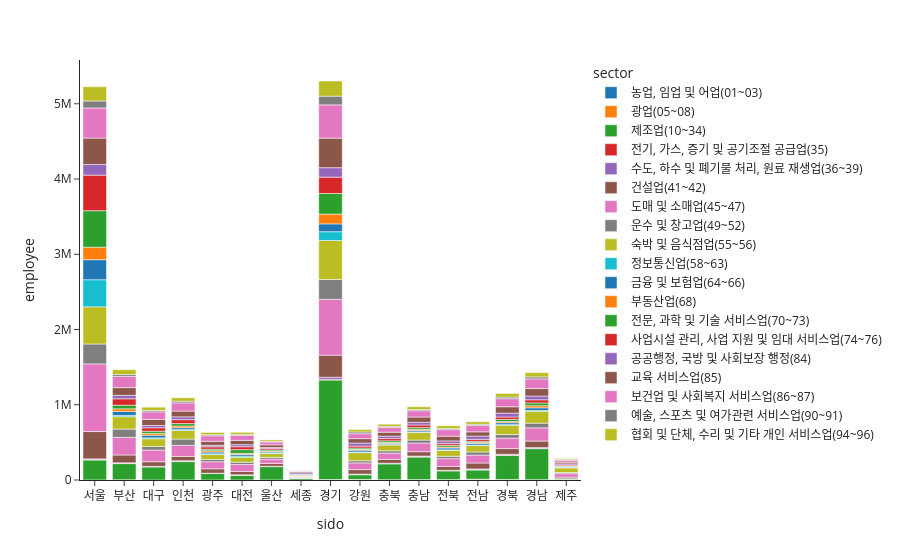

Notebook cell for this chart:
### Code cell
fig = px.bar(industry_2019, 
             x="sido", 
             y="employee", 
             color="sector", 
             template="simple_white"
            )
fig.show()

### Figure 1 — Plotly figure (JSON) as saved in the notebook; plotly's stock layout.template omitted (floating-point values rounded to 4 significant figures)
{"data": [{"hovertemplate": "sector=농업, 임업 및 어업(01~03)<br>sido=%{x}<br>employee=%{y}<extra></extra>", "legendgroup": "농업, 임업 및 어업(01~03)", "marker": {"color": "#1F77B4", "pattern": {"shape": ""}}, "name": "농업, 임업 및 어업(01~03)", "orientation": "v", "showlegend": true, "textposition": "auto", "type": "bar", "x": ["서울", "부산", "대구", "인천", "광주", "대전", "울산", "세종", "경기", "강원", "충북", "충남", "전북", "전남", "경북", "경남", "제주"], "xaxis": "x", "y": [426, 3495, 414, 209, 341, 388, 178, 126, 5051, 3165, 2716, 4662, 3918, 8038, 4877, 3372, 2544], "yaxis": "y"}, {"hovertemplate": "sector=광업(05~08)<br>sido=%{x}<br>employee=%{y}<extra></extra>", "legendgroup": "광업(05~08)", "marker": {"color": "#FF7F0E", "pattern": {"shape": ""}}, "name": "광업(05~08)", "orientation": "v", "showlegend": true, "textposition": "auto", "type": "bar", "x": ["서울", "부산", "대구", "인천", "광주", "대전", "울산", "세종", "경기", "강원", "충북", "충남", "전북", "전남", "경북", "경남", "제주"], "xaxis": "x", "y": [43, 107, 24, 531, 41, 25, 317, 114, 1589, 4562, 1062, 763, 970, 2638, 1168, 756, 177], "yaxis": "y"}, {"hovertemplate": "sector=제조업(10~34)<br>sido=%{x}<br>employee=%{y}<extra></extra>", "legendgroup": "제조업(10~34)", "marker": {"color": "#2CA02C", "pattern": {"shape": ""}}, "name": "제조업(10~34)", "orientation": "v", "showlegend": true, "textposition": "auto", "type": "bar", "x": ["서울", "부산", "대구", "인천", "광주", "대전", "울산", "세종", "경기", "강원", "충북", "충남", "전북", "전남", "경북", "경남", "제주"], "xaxis": "x", "y": [265273, 214649, 174311, 244352, 85858, 63480, 177173, 20555, 1321095, 61976, 212108, 299436, 117056, 122103, 319306, 412713, 12373], "yaxis": "y"}, {"hovertemplate": "sector=전기, 가스, 증기 및 공기조절 공급업(35)<br>sido=%{x}<br>employee=%{y}<extra></extra>", "legendgroup": "전기, 가스, 증기 및 공기조절 공급업(35)", "marker": {"color": "#D62728", "pattern": {"shape": ""}}, "name": "전기, 가스, 증기 및 공기조절 공급업(35)", "orientation": "v", "showlegend": true, "textposition": "auto", "type": "bar", "x": ["서울", "부산", "대구", "인천", "광주", "대전", "울산", "세종", "경기", "강원", "충북", "충남", "전북", "전남", "경북", "경남", "제주"], "xaxis": "x", "y": [6234, 3927, 2613, 4069, 1671, 1851, 2303, 545, 9005, 3724, 1539, 6610, 2670, 7620, 7198, 4535, 1412], "yaxis": "y"}, {"hovertemplate": "sector=수도, 하수 및 폐기물 처리, 원료 재생업(36~39)<br>sido=%{x}<br>employee=%{y}<extra></extra>", "legendgroup": "수도, 하수 및 폐기물 처리, 원료 재생업(36~39)", "marker": {"color": "#9467BD", "pattern": {"shape": ""}}, "name": "수도, 하수 및 폐기물 처리, 원료 재생업(36~39)", "orientation": "v", "showlegend": true, "textposition": "auto", "type": "bar", "x": ["서울", "부산", "대구", "인천", "광주", "대전", "울산", "세종", "경기", "강원", "충북", "충남", "전북", "전남", "경북", "경남", "제주"], "xaxis": "x", "y": [9158, 6867, 4155, 7096, 2216, 3375, 2301, 601, 28916, 4928, 5454, 6878, 5090, 6644, 9570, 9736, 1100], "yaxis": "y"}, {"hovertemplate": "sector=건설업(41~42)<br>sido=%{x}<br>employee=%{y}<extra></extra>", "legendgroup": "건설업(41~42)", "marker": {"color": "#8C564B", "pattern": {"shape": ""}}, "name": "건설업(41~42)", "orientation": "v", "showlegend": true, "textposition": "auto", "type": "bar", "x": ["서울", "부산", "대구", "인천", "광주", "대전", "울산", "세종", "경기", "강원", "충북", "충남", "전북", "전남", "경북", "경남", "제주"], "xaxis": "x", "y": [362785, 102948, 61491, 56774, 58962, 44661, 38417, 6216, 292943, 59981, 50322, 57902, 50601, 78492, 75421, 86226, 20324], "yaxis": "y"}, {"hovertemplate": "sector=도매 및 소매업(45~47)<br>sido=%{x}<br>employee=%{y}<extra></extra>", "legendgroup": "도매 및 소매업(45~47)", "marker": {"color": "#E377C2", "pattern": {"shape": ""}}, "name": "도매 및 소매업(45~47)", "orientation": "v", "showlegend": true, "textposition": "auto", "type": "bar", "x": ["서울", "부산", "대구", "인천", "광주", "대전", "울산", "세종", "경기", "강원", "충북", "충남", "전북", "전남", "경북", "경남", "제주"], "xaxis": "x", "y": [899642, 234742, 154973, 147971, 94194, 92180, 57099, 9603, 742267, 88824, 84157, 114902, 102998, 105159, 138239, 176361, 46341], "yaxis": "y"}, {"hovertemplate": "sector=운수 및 창고업(49~52)<br>sido=%{x}<br>employee=%{y}<extra></extra>", "legendgroup": "운수 및 창고업(49~52)", "marker": {"color": "#7F7F7F", "pattern": {"shape": ""}}, "name": "운수 및 창고업(49~52)", "orientation": "v", "showlegend": true, "textposition": "auto", "type": "bar", "x": ["서울", "부산", "대구", "인천", "광주", "대전", "울산", "세종", "경기", "강원", "충북", "충남", "전북", "전남", "경북", "경남", "제주"], "xaxis": "x", "y": [264181, 110016, 47975, 83113, 30315, 30414, 23770, 4096, 263440, 28574, 30878, 39701, 31705, 41685, 49004, 61741, 15357], "yaxis": "y"}, {"hovertemplate": "sector=숙박 및 음식점업(55~56)<br>sido=%{x}<br>employee=%{y}<extra></extra>", "legendgroup": "숙박 및 음식점업(55~56)", "marker": {"color": "#BCBD22", "pattern": {"shape": ""}}, "name": "숙박 및 음식점업(55~56)", "orientation": "v", "showlegend": true, "textposition": "auto", "type": "bar", "x": ["서울", "부산", "대구", "인천", "광주", "대전", "울산", "세종", "경기", "강원", "충북", "충남", "전북", "전남", "경북", "경남", "제주"], "xaxis": "x", "y": [493912, 165099, 101892, 114801, 64721, 66300, 53360, 12190, 518752, 108569, 76781, 102408, 78756, 85101, 122692, 158258, 61236], "yaxis": "y"}, {"hovertemplate": "sector=정보통신업(58~63)<br>sido=%{x}<br>employee=%{y}<extra></extra>", "legendgroup": "정보통신업(58~63)", "marker": {"color": "#17BECF", "pattern": {"shape": ""}}, "name": "정보통신업(58~63)", "orientation": "v", "showlegend": true, "textposition": "auto", "type": "bar", "x": ["서울", "부산", "대구", "인천", "광주", "대전", "울산", "세종", "경기", "강원", "충북", "충남", "전북", "전남", "경북", "경남", "제주"], "xaxis": "x", "y": [360062, 17072, 12781, 10200, 9640, 14990, 3948, 1424, 117021, 8439, 6064, 6647, 7159, 7626, 8699, 10508, 4684], "yaxis": "y"}, {"hovertemplate": "sector=금융 및 보험업(64~66)<br>sido=%{x}<br>employee=%{y}<extra></extra>", "legendgroup": "금융 및 보험업(64~66)", "marker": {"color": "#1F77B4", "pattern": {"shape": ""}}, "name": "금융 및 보험업(64~66)", "orientation": "v", "showlegend": true, "textposition": "auto", "type": "bar", "x": ["서울", "부산", "대구", "인천", "광주", "대전", "울산", "세종", "경기", "강원", "충북", "충남", "전북", "전남", "경북", "경남", "제주"], "xaxis": "x", "y": [266110, 51020, 34444, 25519, 22887, 21860, 14250, 1979, 103692, 23495, 15852, 19227, 24771, 21365, 25111, 35528, 8289], "yaxis": "y"}, {"hovertemplate": "sector=부동산업(68)<br>sido=%{x}<br>employee=%{y}<extra></extra>", "legendgroup": "부동산업(68)", "marker": {"color": "#FF7F0E", "pattern": {"shape": ""}}, "name": "부동산업(68)", "orientation": "v", "showlegend": true, "textposition": "auto", "type": "bar", "x": ["서울", "부산", "대구", "인천", "광주", "대전", "울산", "세종", "경기", "강원", "충북", "충남", "전북", "전남", "경북", "경남", "제주"], "xaxis": "x", "y": [166094, 35748, 24632, 23743, 18264, 15068, 8992, 4526, 130321, 11763, 11939, 14190, 12975, 10776, 16049, 27963, 4798], "yaxis": "y"}, {"hovertemplate": "sector=전문, 과학 및 기술 서비스업(70~73)<br>sido=%{x}<br>employee=%{y}<extra></extra>", "legendgroup": "전문, 과학 및 기술 서비스업(70~73)", "marker": {"color": "#2CA02C", "pattern": {"shape": ""}}, "name": "전문, 과학 및 기술 서비스업(70~73)", "orientation": "v", "showlegend": true, "textposition": "auto", "type": "bar", "x": ["서울", "부산", "대구", "인천", "광주", "대전", "울산", "세종", "경기", "강원", "충북", "충남", "전북", "전남", "경북", "경남", "제주"], "xaxis": "x", "y": [485150, 48478, 28433, 31577, 20598, 48147, 16722, 6755, 273434, 17165, 22204, 22584, 21986, 16984, 27946, 36114, 7772], "yaxis": "y"}, {"hovertemplate": "sector=사업시설 관리, 사업 지원 및 임대 서비스업(74~76)<br>sido=%{x}<br>employee=%{y}<extra></extra>", "legendgroup": "사업시설 관리, 사업 지원 및 임대 서비스업(74~76)", "marker": {"color": "#D62728", "pattern": {"shape": ""}}, "name": "사업시설 관리, 사업 지원 및 임대 서비스업(74~76)", "orientation": "v", "showlegend": true, "textposition": "auto", "type": "bar", "x": ["서울", "부산", "대구", "인천", "광주", "대전", "울산", "세종", "경기", "강원", "충북", "충남", "전북", "전남", "경북", "경남", "제주"], "xaxis": "x", "y": [472573, 85020, 45761, 51649, 31600, 39474, 18290, 4210, 217284, 25275, 29567, 35416, 23655, 25686, 31705, 41868, 13003], "yaxis": "y"}, {"hovertemplate": "sector=공공행정, 국방 및 사회보장 행정(84)<br>sido=%{x}<br>employee=%{y}<extra></extra>", "legendgroup": "공공행정, 국방 및 사회보장 행정(84)", "marker": {"color": "#9467BD", "pattern": {"shape": ""}}, "name": "공공행정, 국방 및 사회보장 행정(84)", "orientation": "v", "showlegend": true, "textposition": "auto", "type": "bar", "x": ["서울", "부산", "대구", "인천", "광주", "대전", "울산", "세종", "경기", "강원", "충북", "충남", "전북", "전남", "경북", "경남", "제주"], "xaxis": "x", "y": [141582, 46187, 30502, 38067, 19290, 26957, 14504, 21871, 125943, 40634, 31511, 35093, 35155, 44138, 52142, 50422, 14735], "yaxis": "y"}, {"hovertemplate": "sector=교육 서비스업(85)<br>sido=%{x}<br>employee=%{y}<extra></extra>", "legendgroup": "교육 서비스업(85)", "marker": {"color": "#8C564B", "pattern": {"shape": ""}}, "name": "교육 서비스업(85)", "orientation": "v", "showlegend": true, "textposition": "auto", "type": "bar", "x": ["서울", "부산", "대구", "인천", "광주", "대전", "울산", "세종", "경기", "강원", "충북", "충남", "전북", "전남", "경북", "경남", "제주"], "xaxis": "x", "y": [351320, 102349, 81327, 76559, 53909, 57344, 35740, 14279, 393038, 58842, 52912, 70440, 62699, 55963, 84353, 99419, 21950], "yaxis": "y"}, {"hovertemplate": "sector=보건업 및 사회복지 서비스업(86~87)<br>sido=%{x}<br>employee=%{y}<extra></extra>", "legendgroup": "보건업 및 사회복지 서비스업(86~87)", "marker": {"color": "#E377C2", "pattern": {"shape": ""}}, "name": "보건업 및 사회복지 서비스업(86~87)", "orientation": "v", "showlegend": true, "textposition": "auto", "type": "bar", "x": ["서울", "부산", "대구", "인천", "광주", "대전", "울산", "세종", "경기", "강원", "충북", "충남", "전북", "전남", "경북", "경남", "제주"], "xaxis": "x", "y": [400143, 149854, 100706, 109265, 73598, 66489, 38388, 10183, 441605, 65284, 62381, 83707, 86679, 83770, 107319, 128395, 25268], "yaxis": "y"}, {"hovertemplate": "sector=예술, 스포츠 및 여가관련 서비스업(90~91)<br>sido=%{x}<br>employee=%{y}<extra></extra>", "legendgroup": "예술, 스포츠 및 여가관련 서비스업(90~91)", "marker": {"color": "#7F7F7F", "pattern": {"shape": ""}}, "name": "예술, 스포츠 및 여가관련 서비스업(90~91)", "orientation": "v", "showlegend": true, "textposition": "auto", "type": "bar", "x": ["서울", "부산", "대구", "인천", "광주", "대전", "울산", "세종", "경기", "강원", "충북", "충남", "전북", "전남", "경북", "경남", "제주"], "xaxis": "x", "y": [92752, 24997, 18304, 22560, 13868, 12086, 8814, 2171, 116150, 23577, 15458, 15947, 15550, 16645, 21881, 26122, 11673], "yaxis": "y"}, {"hovertemplate": "sector=협회 및 단체, 수리 및 기타 개인 서비스업(94~96)<br>sido=%{x}<br>employee=%{y}<extra></extra>", "legendgroup": "협회 및 단체, 수리 및 기타 개인 서비스업(94~96)", "marker": {"color": "#BCBD22", "pattern": {"shape": ""}}, "name": "협회 및 단체, 수리 및 기타 개인 서비스업(94~96)", "orientation": "v", "showlegend": true, "textposition": "auto", "type": "bar", "x": ["서울", "부산", "대구", "인천", "광주", "대전", "울산", "세종", "경기", "강원", "충북", "충남", "전북", "전남", "경북", "경남", "제주"], "xaxis": "x", "y": [189557, 62858, 43196, 44439, 29903, 28329, 18621, 3966, 201194, 31470, 28547, 37431, 35659, 33861, 47367, 57406, 13268], "yaxis": "y"}], "layout": {"barmode": "relative", "legend": {"title": {"text": "sector"}, "tracegroupgap": 0}, "margin": {"t": 60}, "xaxis": {"anchor": "y", "domain": [0, 1], "title": {"text": "sido"}}, "yaxis": {"anchor": "x", "domain": [0, 1], "title": {"text": "employee"}}}}
